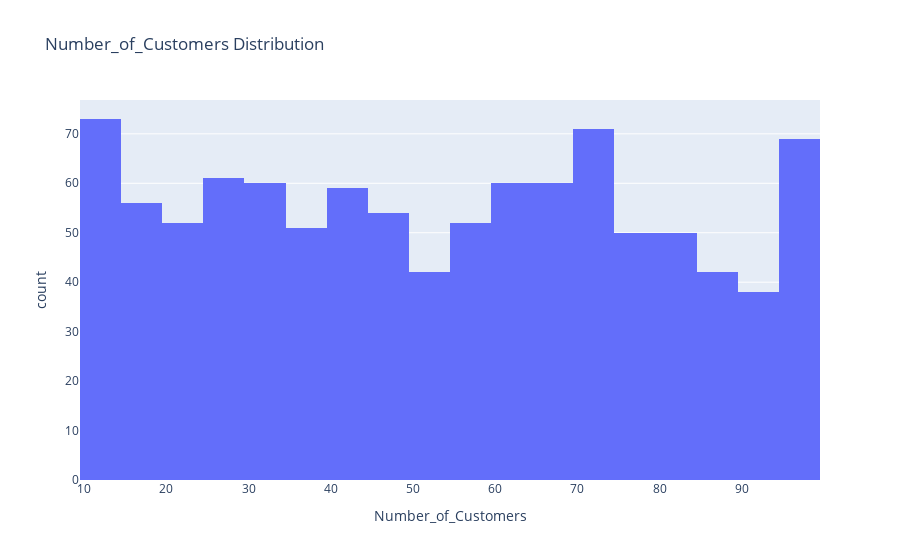
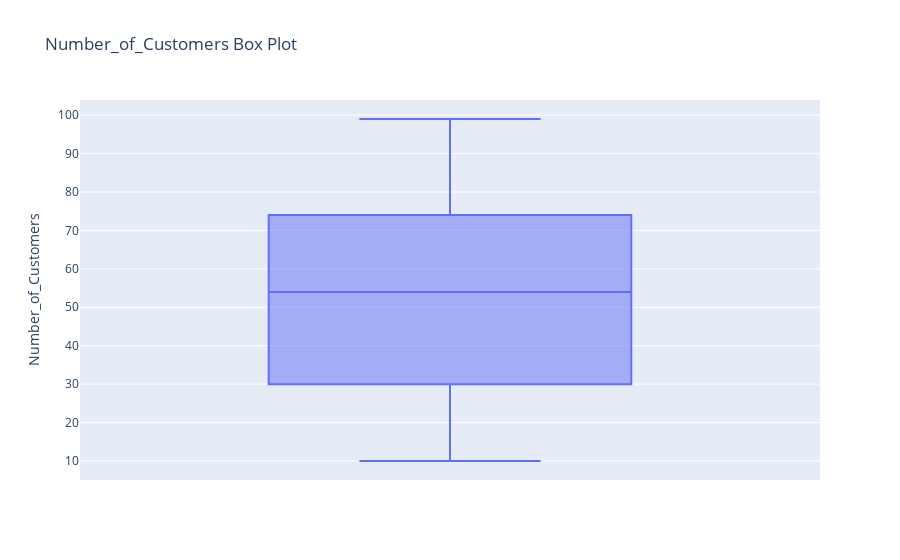
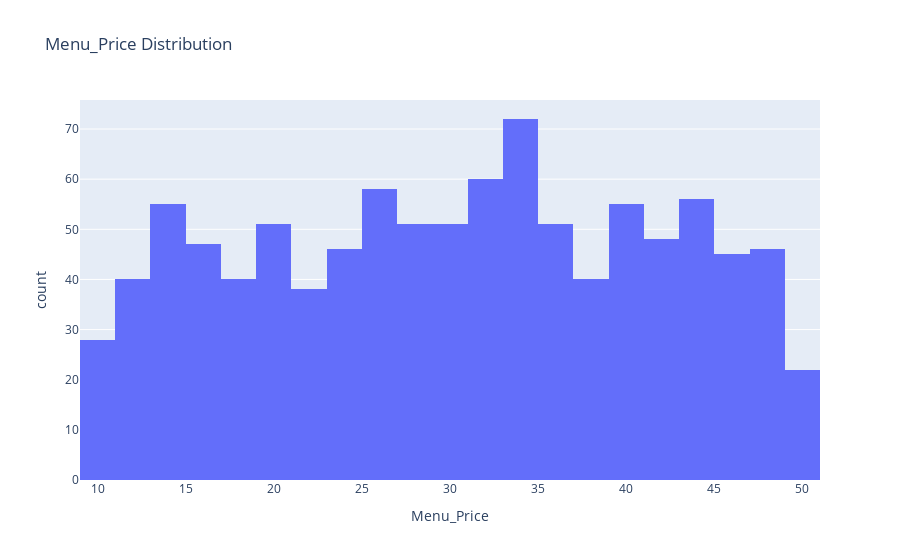
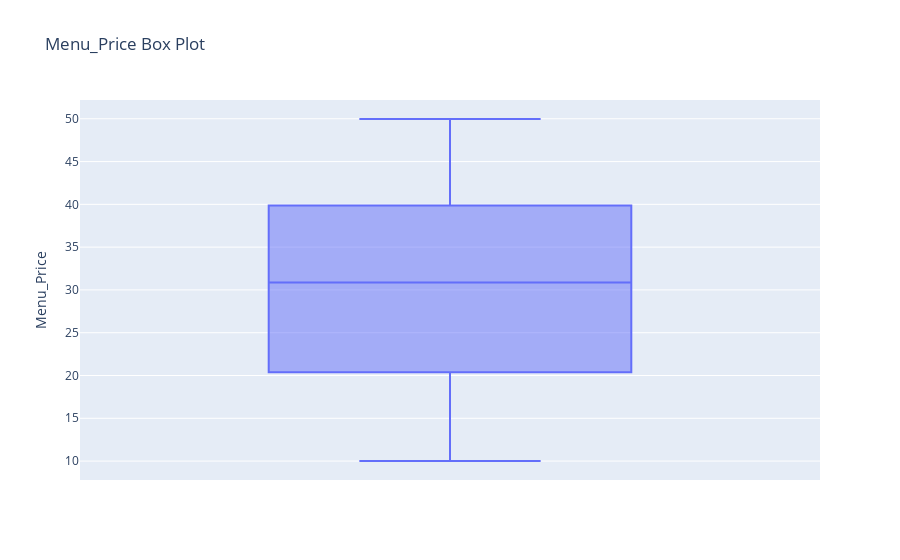

Notebook cell for these charts, in order:
### Markdown cell above
# Değişken Analizi (Sayısal)

### Code cell
for col in num_cols:
    num_summary_plotly(data, col)

### Figure 1 — Plotly figure (JSON) as saved in the notebook; plotly's stock layout.template omitted (floating-point values rounded to 4 significant figures; data arrays with more than 128 entries replaced by an {"elided": "..."} marker saying what was removed)
{"data": [{"alignmentgroup": "True", "bingroup": "x", "hovertemplate": "Number_of_Customers=%{x}<br>count=%{y}<extra></extra>", "legendgroup": "", "marker": {"color": "#636efa", "pattern": {"shape": ""}}, "name": "", "nbinsx": 30, "offsetgroup": "", "orientation": "v", "showlegend": false, "type": "histogram", "x": {"elided": "1000 int values"}, "xaxis": "x", "yaxis": "y"}], "layout": {"barmode": "relative", "legend": {"tracegroupgap": 0}, "title": {"text": "Number_of_Customers Distribution"}, "xaxis": {"anchor": "y", "domain": [0, 1], "title": {"text": "Number_of_Customers"}}, "yaxis": {"anchor": "x", "domain": [0, 1], "title": {"text": "count"}}}}

### Figure 2 — Plotly figure (JSON) as saved in the notebook; plotly's stock layout.template omitted (floating-point values rounded to 4 significant figures; data arrays with more than 128 entries replaced by an {"elided": "..."} marker saying what was removed)
{"data": [{"alignmentgroup": "True", "hovertemplate": "Number_of_Customers=%{y}<extra></extra>", "legendgroup": "", "marker": {"color": "#636efa"}, "name": "", "notched": false, "offsetgroup": "", "orientation": "v", "showlegend": false, "type": "box", "x0": " ", "xaxis": "x", "y": {"elided": "1000 int values"}, "y0": " ", "yaxis": "y"}], "layout": {"boxmode": "group", "legend": {"tracegroupgap": 0}, "title": {"text": "Number_of_Customers Box Plot"}, "xaxis": {"anchor": "y", "domain": [0, 1]}, "yaxis": {"anchor": "x", "domain": [0, 1], "title": {"text": "Number_of_Customers"}}}}

### Figure 3 — Plotly figure (JSON) as saved in the notebook; plotly's stock layout.template omitted (floating-point values rounded to 4 significant figures; data arrays with more than 128 entries replaced by an {"elided": "..."} marker saying what was removed)
{"data": [{"alignmentgroup": "True", "bingroup": "x", "hovertemplate": "Menu_Price=%{x}<br>count=%{y}<extra></extra>", "legendgroup": "", "marker": {"color": "#636efa", "pattern": {"shape": ""}}, "name": "", "nbinsx": 30, "offsetgroup": "", "orientation": "v", "showlegend": false, "type": "histogram", "x": {"elided": "1000 float values"}, "xaxis": "x", "yaxis": "y"}], "layout": {"barmode": "relative", "legend": {"tracegroupgap": 0}, "title": {"text": "Menu_Price Distribution"}, "xaxis": {"anchor": "y", "domain": [0, 1], "title": {"text": "Menu_Price"}}, "yaxis": {"anchor": "x", "domain": [0, 1], "title": {"text": "count"}}}}

### Figure 4 — Plotly figure (JSON) as saved in the notebook; plotly's stock layout.template omitted (floating-point values rounded to 4 significant figures; data arrays with more than 128 entries replaced by an {"elided": "..."} marker saying what was removed)
{"data": [{"alignmentgroup": "True", "hovertemplate": "Menu_Price=%{y}<extra></extra>", "legendgroup": "", "marker": {"color": "#636efa"}, "name": "", "notched": false, "offsetgroup": "", "orientation": "v", "showlegend": false, "type": "box", "x0": " ", "xaxis": "x", "y": {"elided": "1000 float values"}, "y0": " ", "yaxis": "y"}], "layout": {"boxmode": "group", "legend": {"tracegroupgap": 0}, "title": {"text": "Menu_Price Box Plot"}, "xaxis": {"anchor": "y", "domain": [0, 1]}, "yaxis": {"anchor": "x", "domain": [0, 1], "title": {"text": "Menu_Price"}}}}
